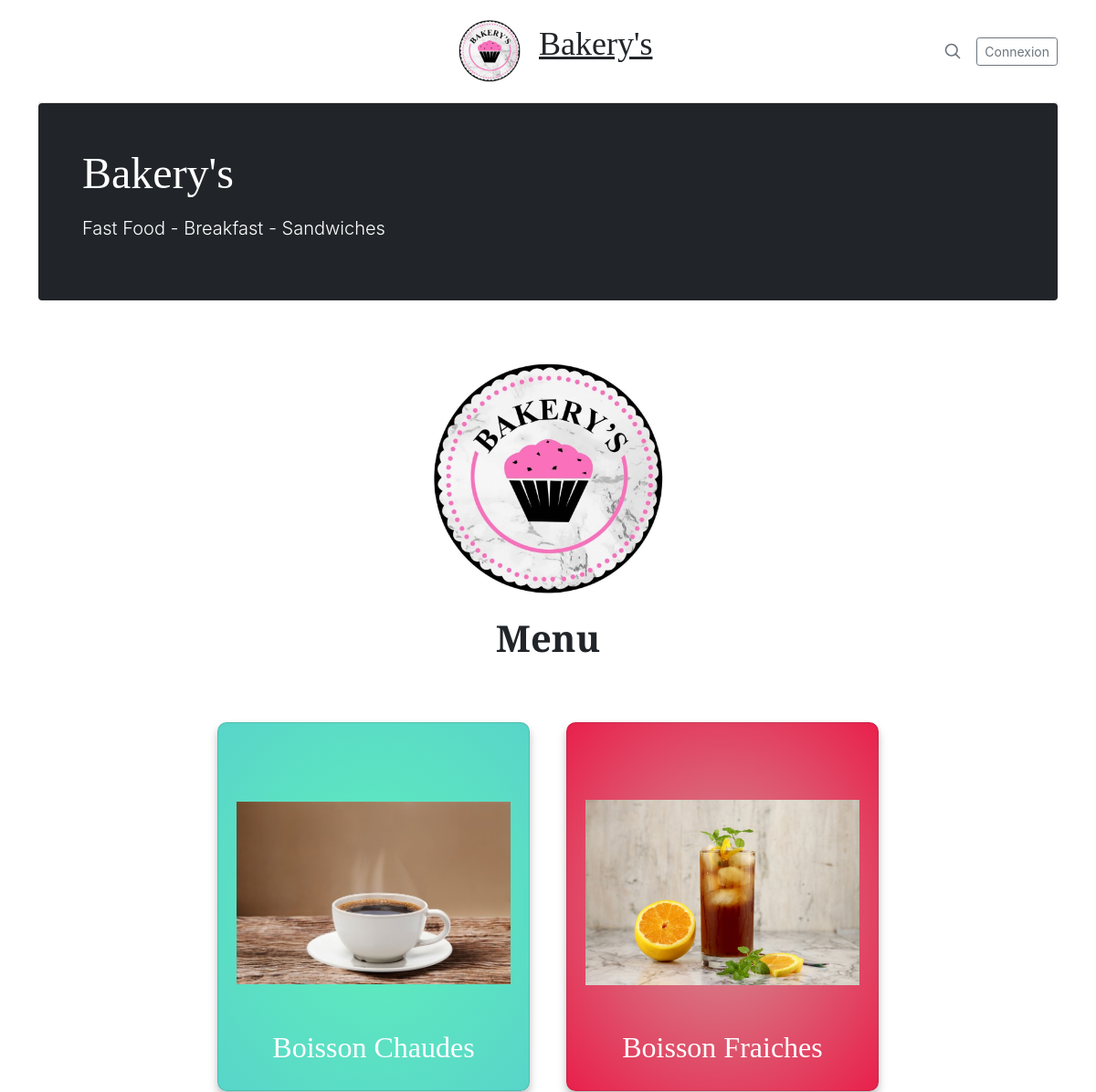
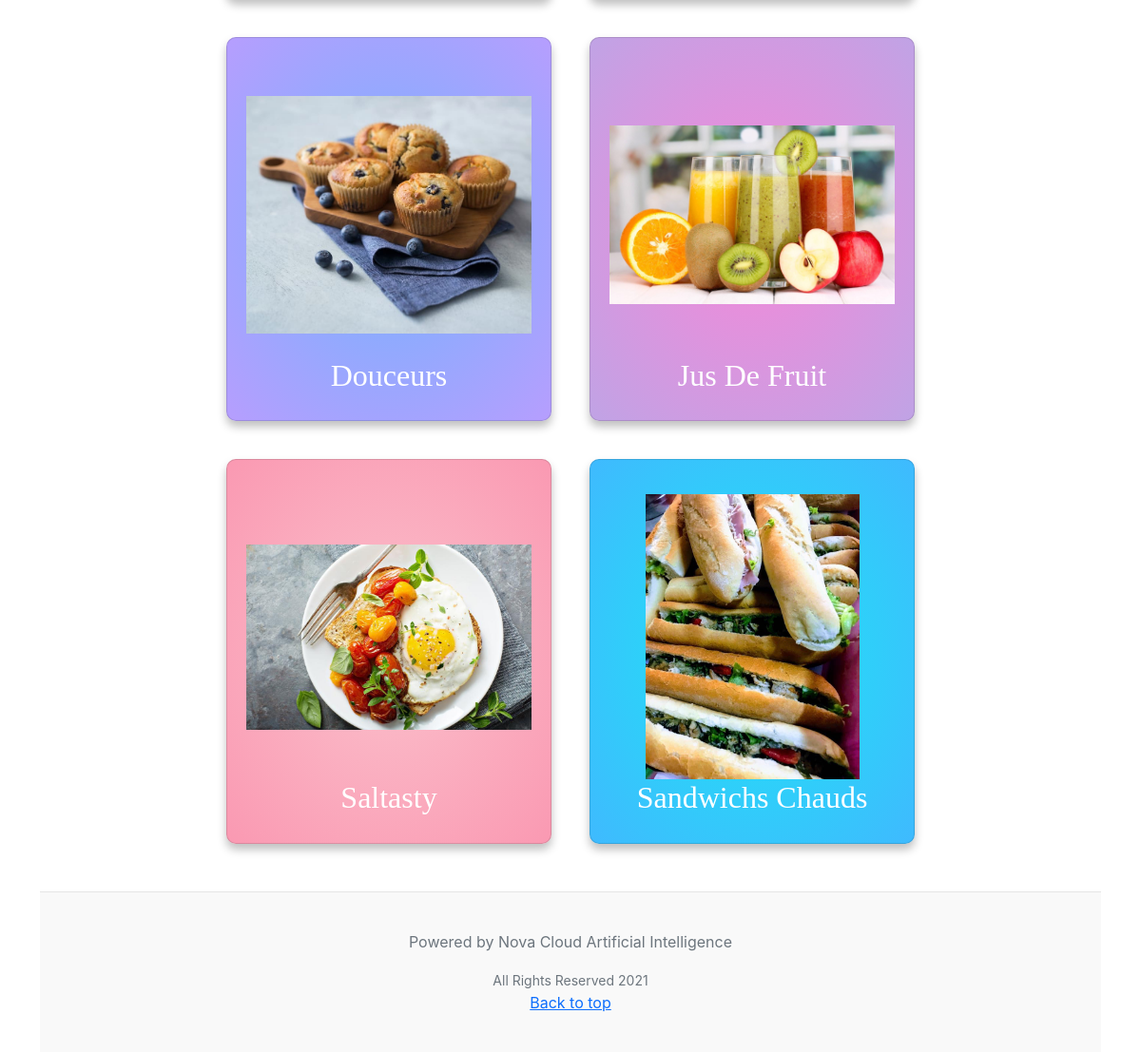
Page /bakerys/ on the committed database (2 pictures, top to bottom).
### Bakerys/models.py (models this page shows, shortened)
class Category(models.Model):
    cat_id = models.IntegerField()
    name = models.CharField(max_length=50)
    description = models.TextField(max_length=100,blank=True)
    img = models.ImageField(upload_to='images/')
    date_created = models.DateTimeField(auto_now=True)
    class Meta:
        verbose_name = 'Categorie'

### Bakerys/views.py (the view)
# urls.py: path('bakerys/', views.HomePageBakerys,name='homepage-bakerys'),
def HomePageBakerys(request):
    session = track_session(request)
    order = None
    category = Category.objects.all().order_by("name")
    if request.user.is_authenticated:
        customer = request.user
        cust,created = CustomerBekerys.objects.get_or_create(user =request.user)
        order= OrderBakerys.objects.filter(customer = cust, status = 'Sent').last()
    else:
        category = Category.objects.all().order_by("name")
    context = {
        'category':category,
        'order':order,
        'session':session,
    }
    return render(request,'Bakerys/HomePage.html',context)

### Customer/utils.py (called while the page is built)
def track_session(request):
    session = None
    if 'session' in request.GET:
        session = request.GET.get('session').lower()
    return session

### Bakerys/templates/Bakerys/HomePage.html (shortened to what this page needs)
{% extends "Bakerys/base.html" %} {% block content %} {% load static %} {% load crispy_forms_tags %}
<div class="main-container">
    <div class="heading">
        <img class='mt-3' src="{% static 'Resto/Bakerys Logo.JPG' %}" style="width: 300px; height: 300px; object-fit: scale-down;image-rendering: auto;
        flex: auto;text-align: center;">
        <h1 class="heading__title">Menu</h1>
    </div>
    <div class="cards mt-5">
        {% for cat in category %}
        <a href="{% url 'menu_details-bakerys' cat.cat_id %}" style="text-decoration:none;">
            <div class="card card-{{cat.cat_id}}">
                <div style="text-align: center" class='mt-3'>
                    <img src="{{cat.img.url}}" alt="{{i.name}}" style="width: 300px; height: 300px; object-fit:scale-down;image-rendering: auto;text-align: center;">
                </div>
                <h2 class="card__title" style="text-align: center;">{{cat.name}}</h2>
            </div>
            {% endfor %}
        </a>
    </div>
</div>
{% endblock content %}

### Resto/static/Resto/main.css (style rules this page uses)
h1, h2, h3, h4, h5, h6 { font-family: "Playfair Display", Georgia, "Times New Roman", serif; }
* { margin: 0; padding: 0; box-sizing: border-box; }
body { font-family: -apple-system, BlinkMacSystemFont, "Segoe UI", Roboto, Helvetica, Arial, sans-serif, "Apple Color Emoji", "Segoe UI Emoji", "Segoe UI Symbol"; }
.main-container { padding: 30px; }
.heading { text-align: center; }
.heading__title { font-weight: 600; }
.cards { display: flex; flex-wrap: wrap; justify-content: space-evenly; }
.card { margin: 20px; padding: 20px; display: grid; border-radius: 10px; box-shadow: 0px 6px 10px rgba(0, 0, 0, 0.25); transition: all 0.2s; }
.card__title { font-weight: 400; color: #ffffff; }
.card-1 { background: radial-gradient(#1fe4f5, #3fbafe); }
.card-2 { background: radial-gradient(#fbc1cc, #fa99b2); }
.card-3 { background: radial-gradient(#76b2fe, #b69efe); }
.card-4 { background: radial-gradient(#60efbc, #58d5c9); }
.card-5 { background: radial-gradient(#f588d8, #c0a3e5); }
.card-6 { background: radial-gradient(#d19497, #e9204b); }
@media (max-width: 1600px) { .cards { justify-content: center; } }

### rows in the picture
Category: img (picture), name "Boisson Chaudes"
Category: img (picture), name "Boisson Fraiches"
Category: img (picture), name "Douceurs"
Category: img (picture), name "Jus De Fruit"
Category: img (picture), name "Saltasty"
Category: img (picture), name "Sandwichs Chauds"
